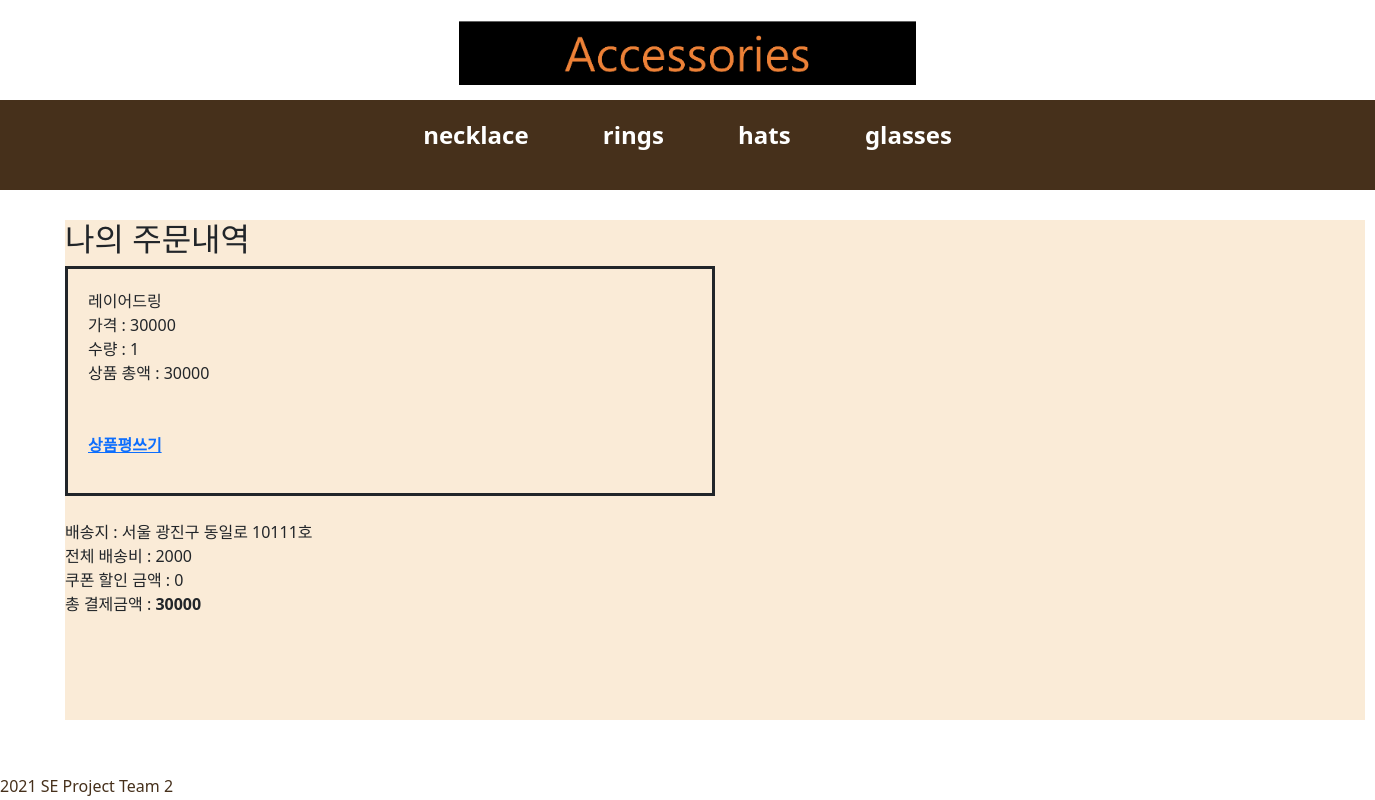
/order/detailOrder/78, run on the app's committed database.
### orderApp/models.py (models this page shows)
class OrderItem(models.Model):
    CATEGORY_CHOICES=(
        ('rings', 'rings'),
        ('glasses', 'glasses'),
        ('hats', 'hats'),
        ('necklace', 'necklace'),
    )
    order=models.ForeignKey(Order, on_delete=models.CASCADE)
    quantity = models.IntegerField()
    price=models.IntegerField()
    category=models.CharField(max_length=20, choices=CATEGORY_CHOICES, null=True)
    product_id = models.IntegerField()
    product_title=models.CharField(max_length=500)
    shipping_fee=models.IntegerField()
    class Meta:
        db_table='OrderItem'
    def sub_total(self):
        return self.price * self.quantity

class Order(models.Model):
    CATEGORY_CHOICES=(
        ('order_continue', 'order_continue'),
        ('order_cancle', 'order_cancle'),
        ('pay_cancle', 'pay_cancle'),
        ('pay_complete', 'pay_complete'),
        ('shipping', 'shipping'),
        ('shipping_complete', 'shipping_complete'),
        ('order_complete', 'order_complete')
    )
    order_user=models.CharField(max_length=250, blank=True)
    date_added = models.DateField(auto_now_add=True)
    total_price = models.IntegerField()
    total_quantity = models.IntegerField()
    order_state=models.CharField(max_length=20, choices=CATEGORY_CHOICES)
    total_shipping_fee=models.IntegerField()
    shipping_address=models.CharField(max_length=1000)
    coupon_id=models.CharField(max_length=1000)
    discount_price=models.IntegerField()
    before_discount=models.IntegerField()
    class Meta:
        db_table='Order'
        ordering=['date_added']

### orderApp/views.py (the view)
# urls.py: path('detailOrder/<int:order_id>', order_views.order_detail, name="order_detail"),
def order_detail(request, order_id):
    cart_count=context_processors.counter(request)
    cart_count=int(cart_count)
    count={'cart_count':cart_count}
    orders=Order.objects.get(id=order_id)
    order_items=OrderItem.objects.filter(order=orders)
    return render(request, 'order_detail.html', {'orders':orders, 'order_items':order_items, 'count':count})

### cartApp/context_processors.py (called while the page is built)
def counter(request):
    item_count=0
    if 'admin' in request.path:
        return {}
    else:
        try:
            cart= Cart.objects.filter(cart_id=request.session.get('user_id'))
            cart_items = CartItem.objects.all().filter(cart=cart[:1])
            for cart_item in cart_items:
                item_count+=cart_item.quantity
        except Cart.DoesNotExist:
            item_count=0
    return item_count

### orderApp/templates/order_detail.html
{% extends 'base.html' %}
{% block content %}
    <section>
        <h2>나의 주문내역</h2>
        <div>
            <div sytle="margin:30px; border:solid;">
                {% for order_item in order_items %}
                <div style="border:solid; width:50%; padding:20px;">
                    {{order_item.product_title}}
                    <br>가격 : {{order_item.price}}
                    <br>수량 : {{order_item.quantity}}
                    <br>상품 총액 : {{order_item.sub_total}}
                    <br><br><br>
                    <p><strong><a href="{% url 'products:review_post' order_item.id %}">상품평쓰기</a></strong></p>
                </div>
                {% endfor %}
                <br> 배송지 : {{orders.shipping_address}}
                    <br>전체 배송비 : {{orders.total_shipping_fee}}
                    <br>쿠폰 할인 금액 : {{orders.discount_price}}
                    <br>총 결제금액 : <strong>{{orders.total_price}}</strong>
            <br><br><br>
            </div>
        </div>
    </section>
{% endblock %}

### static/css/userMain.css (style rules this page uses)
section { position: absolute; top: 220px; height: 500px; width: 100%; }

### shoppingApp/static/css/login.css (style rules this page uses)
section { position: absolute; top: 220px; height: 500px; width: 1300px; margin-left: 65px; background-color: #FAEBD7; }

### data on the page
OrderItem: product_title "레이어드링", price "30000", quantity "1", sub_total "30000"
Order: shipping_address "서울 광진구 동일로 10111호", total_shipping_fee "2000", discount_price "0", total_price "30000"
